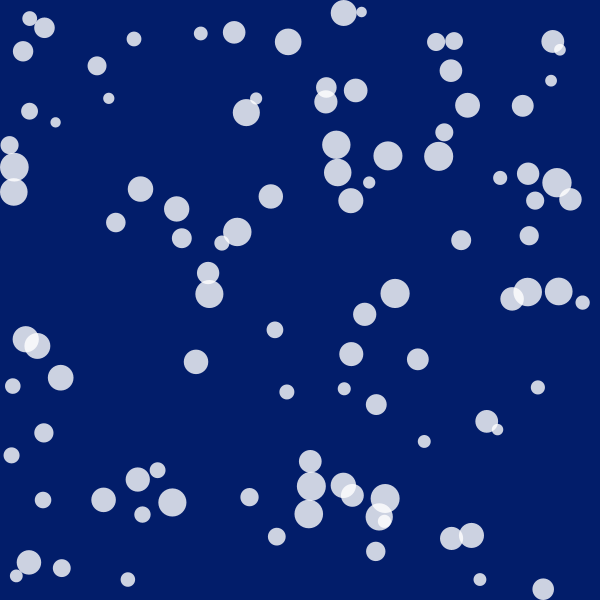
Frame 1 (no input)
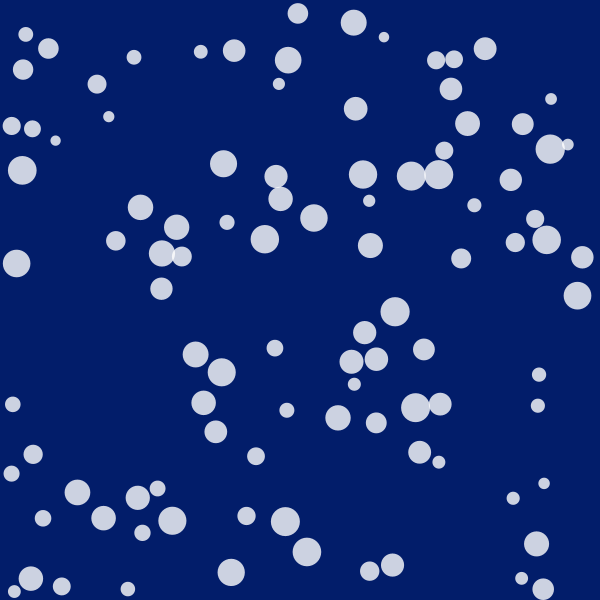
Frame 60 (the mouse pressed at the canvas centre just before this capture)
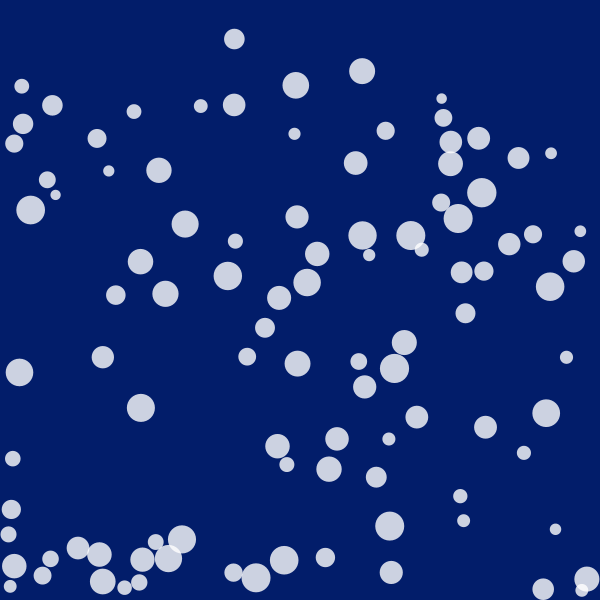
Frame 120 (the mouse held since frame 60 and released just before this capture)

The Processing sketch that drew these frames (run headless with seeded random() and noise(); from frame 60 on, the mouse is pressed at the canvas centre):

// Processing sketch: processing_114210
// ── processing_114210.pde

//Sets Variables
int numBalls = 100;
float xpos;
float ypos;
float spring = 0.10;
float gravity = 0.01;
float friction = -0.9;


Ball[] balls = new Ball[numBalls];

void setup() {
  size(600, 600);
  for (int i = 0; i < numBalls; i++) {
    balls[i] = new Ball(random(width), random(height), random(10, 30), i, balls);
  }
  noStroke();
  fill(255, 204);
}
//Changes background colour when left or right mouse button is pressed
void draw() {
  background(2,29,106);
  
  float dx = mouseX - xpos;

 
    
    if (mousePressed && (mouseButton == LEFT)) {
    background(0);
  } else if (mousePressed && (mouseButton == RIGHT)) {
    background (100,18,50);
  } else {
    background(2,29,106);
    
  }
  for (int i = 0; i < numBalls; i++) {
    balls[i].collide();
    balls[i].move();
    balls[i].display();  
  }



    
 
}

//Sets up animation of falling and bouncing snowdrops

class Ball {
  
  float x, y;
  float diameter;
  float vx = 0;
  float vy = 0;
  int id;
  Ball[] others;
 
  Ball(float xin, float yin, float din, int idin, Ball[] oin) {
    x = xin;
    y = yin;
    diameter = din;
    id = idin;
    others = oin;
  } 
  
  void collide() {
    for (int i = id + 1; i < numBalls; i++) {
      float dx = others[i].x - x;
      float dy = others[i].y - y;
      float distance = sqrt(dx*dx + dy*dy);
      float minDist = others[i].diameter/2 + diameter/2;
      if (distance < minDist) { 
        float angle = atan2(dy, dx);
        float targetX = x + cos(angle) * minDist;
        float targetY = y + sin(angle) * minDist;
        float ax = (targetX - others[i].x) * spring;
        float ay = (targetY - others[i].y) * spring;
        vx -= ax;
        vy -= ay;
        others[i].vx += ax;
        others[i].vy += ay;
      }
    }   
  }
  
  void move() {
    vy += gravity;
    x += vx;
    y += vy;
    if (x + diameter/2 > width) {
      x = width - diameter/2;
      vx *= friction; 
    }
    else if (x - diameter/2 < 0) {
      x = diameter/2;
      vx *= friction;
    }
    if (y + diameter/2 > height) {
      y = height - diameter/2;
      vy *= friction; 
    } 
    else if (y - diameter/2 < 0) {
      y = diameter/2;
      vy *= friction;
    }
  }
  
  void display() {
    ellipse(x, y, diameter, diameter);
  }
}
